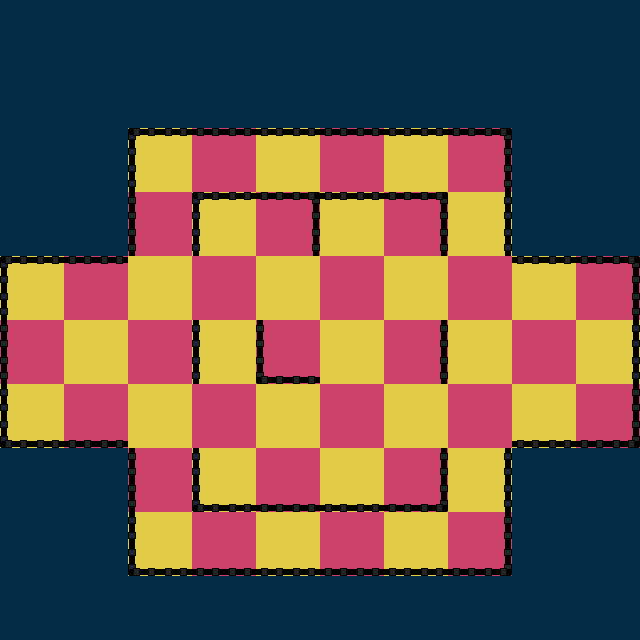

A level layout from a 2D game, rendered from its tile map. Below: a short description, then the map file with tile-grid data replaced by summaries:
An orthogonal 10x10 tile map with 64x64 px tiles, 5 tile layers (ground, left, right, up, ...) and 2 objects (Player, Goal).

<map version="1.0" orientation="orthogonal" renderorder="right-down" width="10" height="10" tilewidth="64" tileheight="64" nextobjectid="28">
 <tileset firstgid="1" source="tileset_00.tsx" />
 <layer name="ground" width="10" height="10">
  <properties>
   <property name="tileset" value="tileset_00" />
   <property name="type" value="base" />
  </properties>
  <data>[100 cells, 100 non-empty, 3 distinct tile ids]</data>
 </layer>
 <layer name="left" width="10" height="10">
  <properties>
   <property name="edge" value="left" />
   <property name="tileset" value="tileset_00" />
   <property name="type" value="edges" />
  </properties>
  <data>[100 cells, 11 non-empty, 1 distinct tile ids]</data>
 </layer>
 <layer name="right" width="10" height="10">
  <properties>
   <property name="edge" value="right" />
   <property name="tileset" value="tileset_00" />
   <property name="type" value="edges" />
  </properties>
  <data>[100 cells, 11 non-empty, 1 distinct tile ids]</data>
 </layer>
 <layer name="up" width="10" height="10">
  <properties>
   <property name="edge" value="up" />
   <property name="tileset" value="tileset_00" />
   <property name="type" value="edges" />
  </properties>
  <data>[100 cells, 14 non-empty, 1 distinct tile ids]</data>
 </layer>
 <layer name="down" width="10" height="10">
  <properties>
   <property name="edge" value="down" />
   <property name="tileset" value="tileset_00" />
   <property name="type" value="edges" />
  </properties>
  <data>[100 cells, 15 non-empty, 1 distinct tile ids]</data>
 </layer>
 <objectgroup name="entities">
  <object id="13" name="Player" type="Player" x="16" y="336" width="32" height="32">
   <properties>
    <property name="facing" value="left" />
    <property name="gid" type="int" value="8" />
    <property name="speed" type="float" value="225" />
    <property name="type" value="player" />
   </properties>
   <ellipse />
  </object>
  <object id="14" name="Goal" type="Goal" x="608" y="336">
   <properties>
    <property name="type" value="goal" />
   </properties>
   <polygon points="0,0 -16,32 16,32" />
  </object>
 </objectgroup>
</map>
